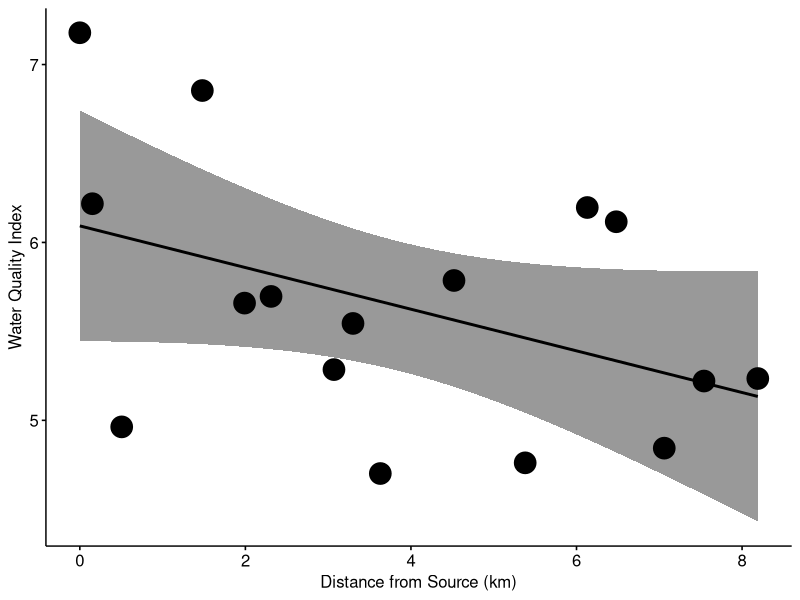
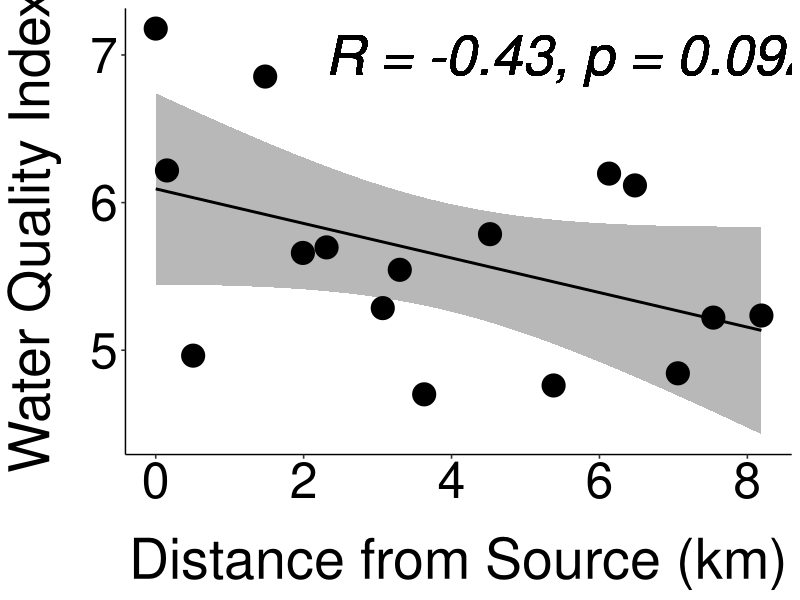
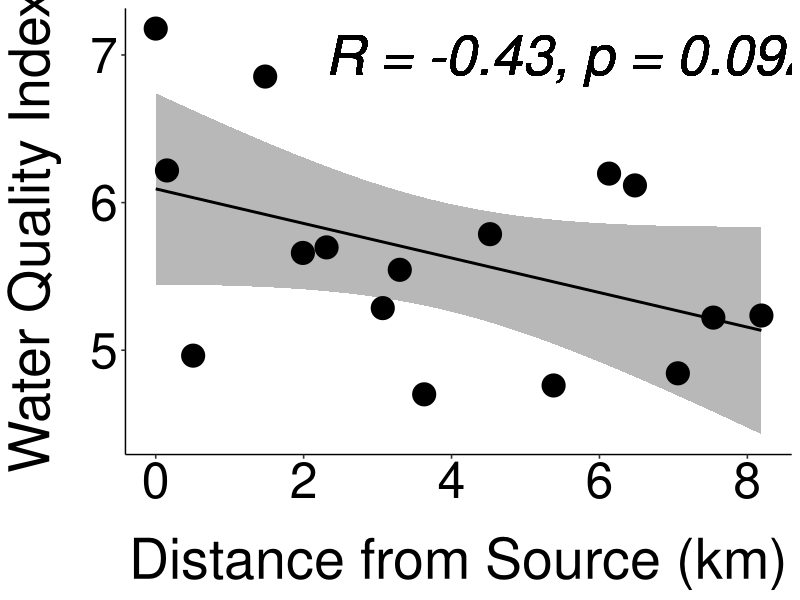

The R script that drew these images, in order: (Note: this script raises an error after producing the figures.)
# EES Field Course - Group 1 - Freshwater Invertebrates and Water Quality
# Sophie Rose, s1739832@sms.ed.ac.uk; Emma Gemal, s1758915@sms.ed.ac.uk
# Last edited: 14/9/2020



## Library ----
library(tidyverse)
library(ggplot2)
install.packages("easyGgplot2")
library(ggpubr)
library(ggsci)


# loading the data
wq_data <- read.csv("Data/waterqualityvalues_alldata.csv")
wq_data <- wq_data %>% 
              slice(-c(17:27))


## Plotting water quality with distance ----
# creating the initial plot using own water quality index 
(wq_scatter <- ggscatter(wq_data, x = "distance_source_km", y = "WQ",
                         size = 7,
                         xlab = "Distance from Source (km)",
                         ylab = "Water Quality Index",
                         add = c("reg.line"), 
                         conf.int = TRUE,
                         cor.method = "pearson"))

# creating the final plot 
(wq_plot <- ggplot(wq_data, aes(x = distance_source_km, y = WQ)) +
                labs(
                      x = "Distance from Source (km)",
                      y = "Water Quality Index"
                    ) +
                stat_smooth(method = "lm", color = "black", alpha = 0.7) +
                geom_point(size = 7.5) +
                geom_text(x = 5.6, y = 7, label = "R = -0.43, p = 0.092", 
                          fontface = "italic", size = 14) +
                theme_pubr() +
                theme(axis.text = element_text(size = 36),
                      axis.title = element_text(size = 40),
                      axis.title.x = element_text(margin = margin(t = 20)),
                      axis.title.y = element_text(margin = margin(r = 20))))

ggsave(file = "final_plot.png", width = 14, height = 14, units = c("in"), path = "Figures")


# creating a histogram of water quality categories
wq_cat <- wq_data %>% 
              mutate(WQ_categories = c("5", "4", "6", "6", "7", "6", 
                                       "4", "6", "5", "5", "5", "5", 
                                       "4", "4", "5", "5"))
wq_cat$WQ_categories <- as.factor

(hist <- ggplot2.barplot(wq_cat, aes(x = distance_source_km, y = WQ_categories)))


# creating a plot of ASPT as indicator of water quality
(wq_scatter2 <- ggscatter(wq_data, x = "distance_source_km", y = "ASPT",
                         size = 7,
                         xlab = "Distance from Source (km)",
                         ylab = "Water Quality Index",
                         add = c("reg.line"), 
                         conf.int = TRUE,
                         cor.coef = TRUE,
                         cor.coef.coord = c(5.3, 7.7),
                         cor.method = "pearson"))

(wq_plot2 <- ggplot(wq_data, aes(x = distance_source_km, y = ASPT)) +
                labs(
                  x = "Distance from Source (km)",
                  y = "Average Score Per Taxon"
                ) +
                stat_smooth(method = "lm", color = "black", alpha = 0.7) +
                geom_point(size = 7.5) +
                geom_text(x = 5.6, y = 7.7, label = "R = -0.52, p = 0.039", 
                          fontface = "italic", size = 14) +
                theme_pubr() +
                theme(axis.text = element_text(size = 36),
                      axis.title = element_text(size = 40),
                      axis.title.x = element_text(margin = margin(t = 20)),
                      axis.title.y = element_text(margin = margin(r = 20))))

ggsave(file = "ASPTdist_plot.png", width = 14, height = 14, units = c("in"), path = "Figures")
